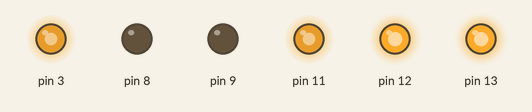
Recording of a sketch running on a simulated Arduino Uno, built with avr-gcc and run on an emulated ATmega328P. Parts: output pins drawn as LEDs (lit = HIGH).

Above: at 0.05 s.
At 2.5 s:
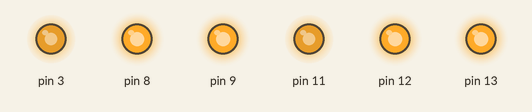
At 4.95 s:
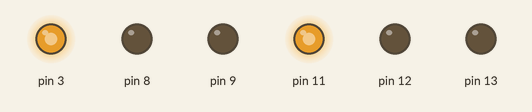
At 6.2 s:
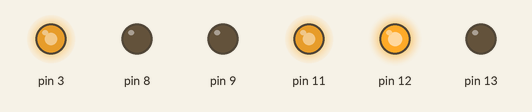
At 7.45 s:
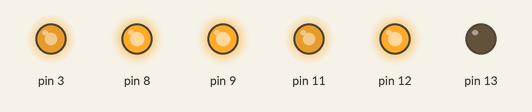
At 9.95 s:
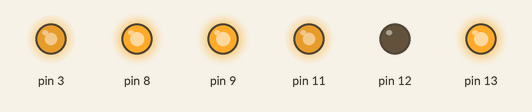
Timing chart, 0 to 11.5 s (numbered marks = the images above):
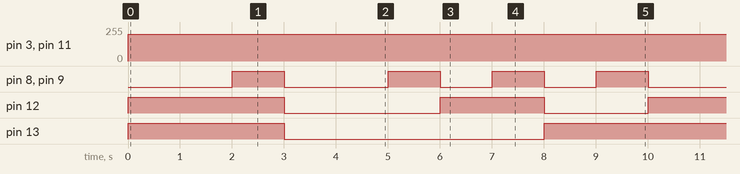

The sketch:

5_motors.ino
```cpp
#include "MotorShield.h"

MotorShield shield;

const int SPEED = 200;

int RUN_MS = 2000;
int STOP_MS = 1000;
int TURN_MS = 1000;

void setup()
{
  Serial.begin(9600);
  shield.init();
}

void loop()
{
  shield.move(SPEED);
  delay(RUN_MS);

  shield.stop();
  delay(STOP_MS);

  shield.move(-SPEED);
  delay(RUN_MS);

  shield.stop();
  delay(STOP_MS);

  shield.turn(SPEED);
  delay(TURN_MS);

  shield.stop();
  delay(STOP_MS);

  shield.turn(-SPEED);
  delay(TURN_MS);

  shield.stop();
  delay(STOP_MS);
}
```

Measured:
- by itself, pin 3, pin 11: 0/255 → 200/255 at 0.00 s
- by itself, pin 8, pin 9: repeats every 10.0 s: LOW 2.0 s, 2 × (HIGH 1.0 s, LOW 1.0 s), HIGH 1.0 s, LOW 2.0 s, HIGH 1.0 s
- by itself, pin 12: repeats every 10.0 s: LOW 3.0 s, HIGH 2.0 s, LOW 2.0 s, HIGH 3.0 s
- by itself, pin 13: repeats every 10.0 s: LOW 5.0 s, HIGH 5.0 s
